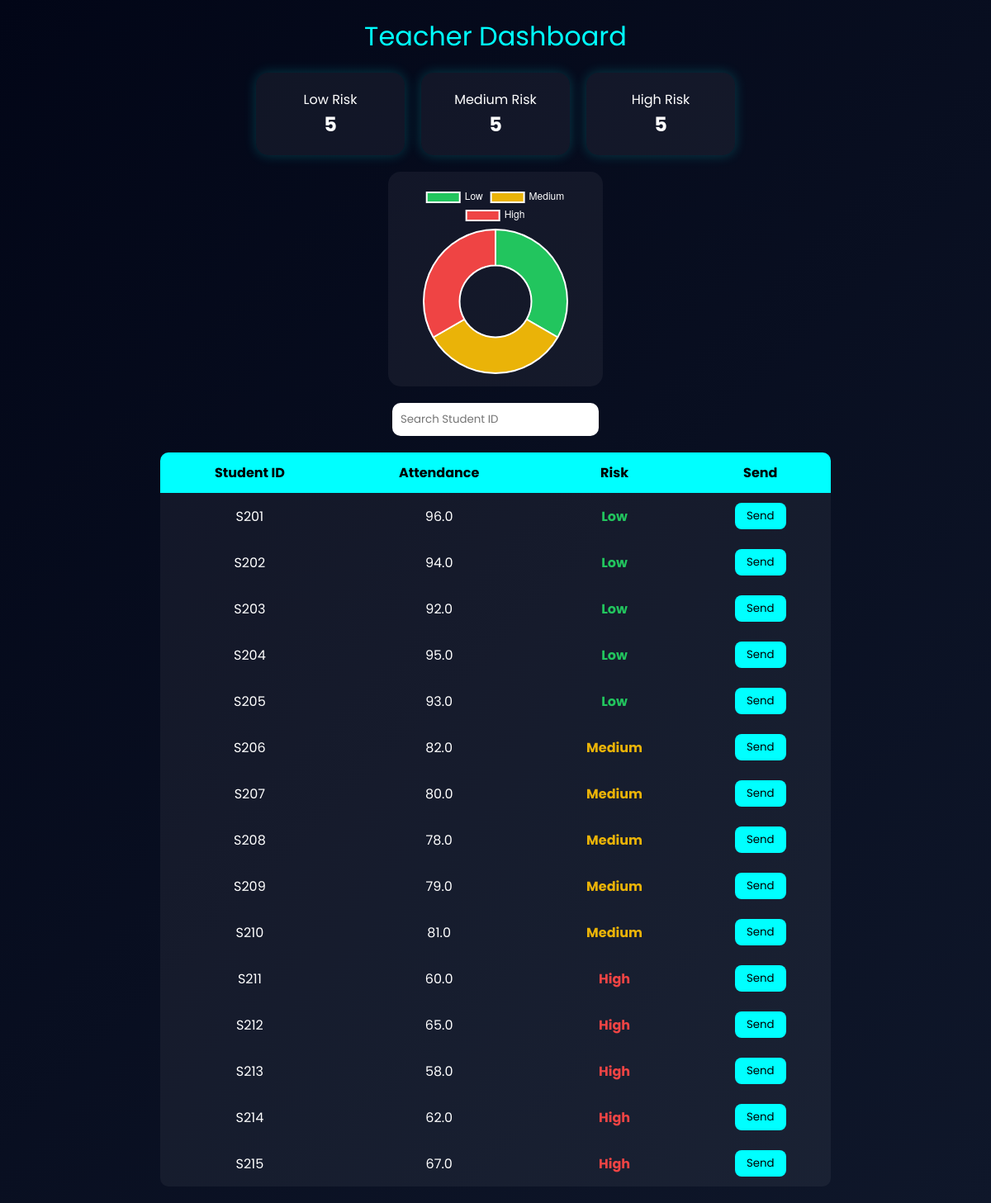
Screenshot of /teacher_dashboard (signed in) with the database file from the repository.
### tables this page shows
CREATE TABLE students (

id INTEGER PRIMARY KEY AUTOINCREMENT,

name TEXT,

student_id TEXT UNIQUE,

password TEXT,

attendance REAL,

internal1 REAL,

internal2 REAL,

assignment REAL,

study_hours REAL,

email TEXT,

risk TEXT

);

### app.py (the view)
@app.route("/teacher_dashboard")
def teacher_dashboard():
    if "teacher" not in session:
        return redirect("/")
    conn = sqlite3.connect("database.db")
    cursor = conn.cursor()
    cursor.execute(
        "SELECT student_id, attendance, email, risk FROM students"
    )
    students = cursor.fetchall()
    conn.close()
    student_list = []
    low = medium = high = 0
    for sid, att, email, risk in students:
        if risk == "High":
            high += 1
        elif risk == "Medium":
            medium += 1
        else:
            low += 1
        student_list.append({
            "id": sid,
            "attendance": att,
            "risk": risk,
            "email": email
        })
    return render_template(
        "teacher_dashboard.html",
        students=student_list,
        low=low,
        medium=medium,
        high=high
    )

### templates/teacher_dashboard.html (shortened to what this page needs)
<!DOCTYPE html>
<html lang="en">
<head>
</head>
<body>
<div class="header">
Teacher Dashboard
</div>
<div class="stats">
<div class="card">
Low Risk
<h2>{{low}}</h2>
</div>
<div class="card">
Medium Risk
<h2>{{medium}}</h2>
</div>
<div class="card">
High Risk
<h2>{{high}}</h2>
</div>
</div>
<div class="chart-box">
<canvas id="riskChart"></canvas>
</div>
<div class="search">
<input type="text" id="search" placeholder="Search Student ID">
</div>
<table id="table">
<tr>
<th>Student ID</th>
<th>Attendance</th>
<th>Risk</th>
<th>Send</th>
</tr>
{% for s in students %}
<tr>
<td>{{s.id}}</td>
<td>{{s.attendance}}</td>
<td>
<span class="{{s.risk|lower}}">
{{s.risk}}
</span>
</td>
<td>
<button onclick="sendMail('{{s.email}}','{{s.risk}}','{{s.id}}')">
Send
</button>
</td>
</tr>
{% endfor %}
</table>
<script>
// SMALL DOUGHNUT CHART
new Chart(document.getElementById("riskChart"),{
type:"doughnut",
data:{
labels:["Low","Medium","High"],
datasets:[{
data:[{{low}},{{medium}},{{high}}],
backgroundColor:
["#22c55e","#eab308","#ef4444"]
}]
},
options:{
plugins:{
legend:{
labels:{color:"white"}
}
}
}
});
// SEARCH
document.getElementById("search")
.addEventListener("keyup",
function(){
let value=this.value.toLowerCase();
let rows=document.querySelectorAll("#table tr");
rows.forEach((row,i)=>{
if(i===0)return;
row.style.display=
row.innerText.toLowerCase().includes(value)?
"": "none";
});
});
// MAIL
function sendMail(email,risk,id){
fetch(`/send_mail/${email}/${risk}/${id}`)
.then(res=>res.text())
.then(data=>{
Swal.fire(
"Success",
"Mail Sent Successfully",
"success"
)
})
}
</script>
</body>
</html>

### templates/teacher_dashboard.html (style rules this page uses)
* { font-family:Poppins; margin:0; padding:0; box-sizing:border-box; }
body { background:linear-gradient(135deg,#020617,#0f172a); color:white; padding:20px; }
.header { text-align:center; font-size:32px; color:cyan; margin-bottom:20px; }
.stats { display:flex; justify-content:center; gap:20px; margin-bottom:20px; }
.card { width:180px; background:rgba(255,255,255,0.05); padding:20px; border-radius:15px; text-align:center; box-shadow:0 0 15px rgba(0,255,255,0.2); }
.chart-box { width:260px; margin:20px auto; background:rgba(255,255,255,0.05); padding:15px; border-radius:15px; }
.search { text-align:center; margin:20px; }
.search input { padding:10px; width:250px; border-radius:10px; border:none; }
table { width:70%; margin:auto; border-collapse:collapse; background:rgba(255,255,255,0.05); border-radius:10px; overflow:hidden; }
th { background:cyan; color:black; padding:12px; }
td { padding:12px; text-align:center; }
.low { color:#22c55e;font-weight:bold; }
.medium { color:#eab308;font-weight:bold; }
.high { color:#ef4444;font-weight:bold; }
button { background:cyan; border:none; padding:6px 14px; border-radius:8px; cursor:pointer; }

### rows the page displays
students: id "S201", attendance "96.0", risk "Low"
students: id "S202", attendance "94.0", risk "Low"
students: id "S203", attendance "92.0", risk "Low"
students: id "S204", attendance "95.0", risk "Low"
students: id "S205", attendance "93.0", risk "Low"
students: id "S206", attendance "82.0", risk "Medium"
students: id "S207", attendance "80.0", risk "Medium"
students: id "S208", attendance "78.0", risk "Medium"
students: id "S209", attendance "79.0", risk "Medium"
students: id "S210", attendance "81.0", risk "Medium"
students: id "S211", attendance "60.0", risk "High"
students: id "S212", attendance "65.0", risk "High"
students: id "S213", attendance "58.0", risk "High"
students: id "S214", attendance "62.0", risk "High"
students: id "S215", attendance "67.0", risk "High"

### other values shown
{{ low }} "5"
{{ medium }} "5"
{{ high }} "5"
chart data {{ low }} 5
chart data {{ medium }} 5
chart data {{ high }} 5
